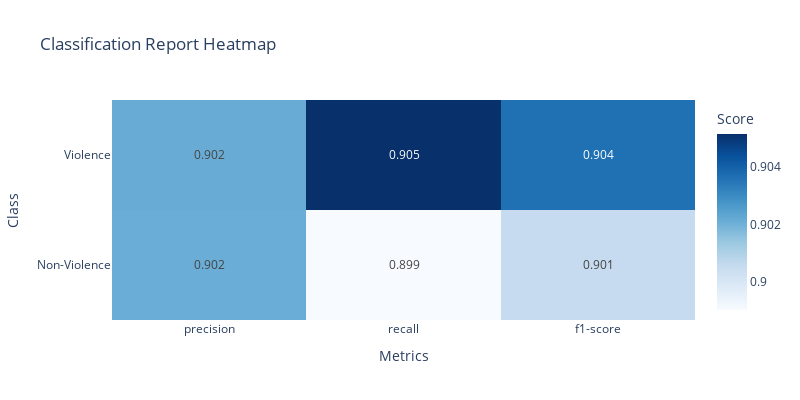

Write notebook code for a chart like this one.
### Code cell
# Initialize evaluator
evaluator = ViolenceDetectionEvaluator(open_source_df, ground_truth_col=LABEL_COLUMN)
# evaluate results
metrics = evaluator.evaluate_with_threshold(threshold=0.5, confidence_filter=0.5)
# plot confusion matrix and classification report
evaluator.plot_confusion_matrix(metrics)
evaluator.plot_classification_report(metrics)

### Figure 1 — Plotly figure (JSON) as saved in the notebook; plotly's stock layout.template omitted (floating-point values rounded to 4 significant figures)
{"data": [{"colorbar": {"title": {"text": "Score"}}, "colorscale": [[0, "rgb(247,251,255)"], [0.125, "rgb(222,235,247)"], [0.25, "rgb(198,219,239)"], [0.375, "rgb(158,202,225)"], [0.5, "rgb(107,174,214)"], [0.625, "rgb(66,146,198)"], [0.75, "rgb(33,113,181)"], [0.875, "rgb(8,81,156)"], [1, "rgb(8,48,107)"]], "text": [[0.902, 0.899, 0.901], [0.902, 0.905, 0.904]], "textfont": {"size": 12}, "texttemplate": "%{text}", "type": "heatmap", "x": ["precision", "recall", "f1-score"], "y": ["Non-Violence", "Violence"], "z": [[0.9021, 0.899, 0.9006], [0.9022, 0.9052, 0.9037]]}], "layout": {"height": 400, "title": {"text": "Classification Report Heatmap"}, "width": 800, "xaxis": {"title": {"text": "Metrics"}}, "yaxis": {"title": {"text": "Class"}}}}
